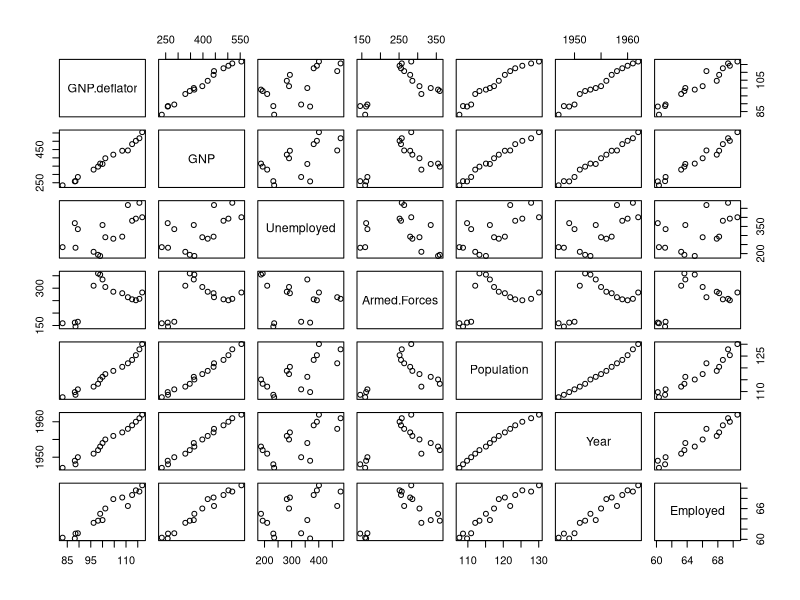

Reproduce this figure in R.
## ---- chunk 1
knitr::opts_chunk$set(echo = TRUE)
## ---- chunk 2

plot(longley)

